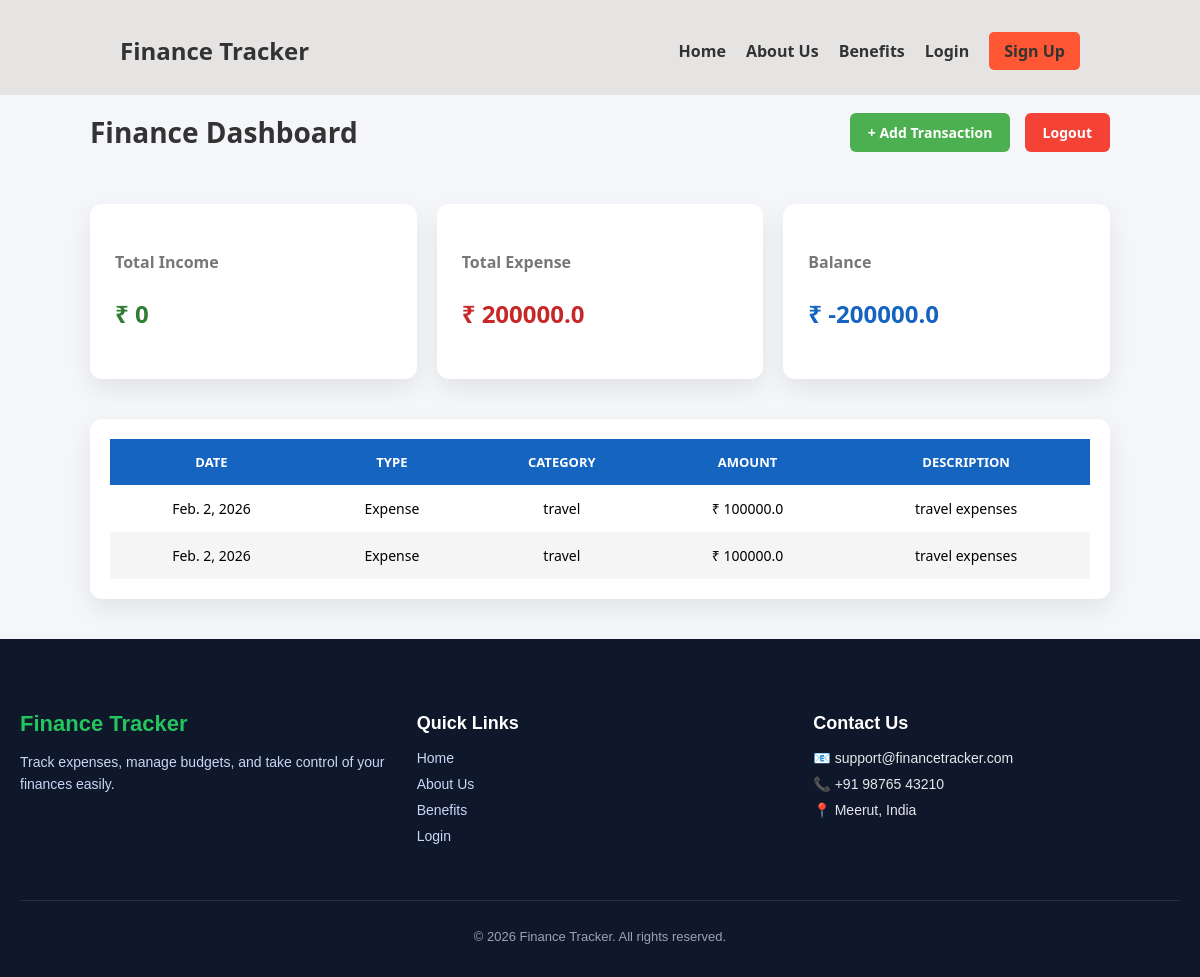
/dashboard/ (signed in), run on the app's committed database.
### tracker/models.py (models this page shows, shortened)
class Transaction(models.Model):
    TRANSACTION_TYPE = (
        ('Income', 'Income'),
        ('Expense', 'Expense'),
    )
    user = models.ForeignKey(User, on_delete=models.CASCADE)
    category = models.ForeignKey(Category, on_delete=models.CASCADE)
    amount = models.FloatField()
    transaction_type = models.CharField(max_length=10, choices=TRANSACTION_TYPE)
    date = models.DateField()
    description = models.TextField(blank=True)

class Category(models.Model):
    name = models.CharField(max_length=100)
    def __str__(self):
        return self.name

### tracker/views.py (the view)
# urls.py: path('dashboard/', views.dashboard, name='dashboard'),
@login_required
def dashboard(request):
    transactions = Transaction.objects.filter(user=request.user)
    income = sum(t.amount for t in transactions if t.transaction_type == 'Income')
    expense = sum(t.amount for t in transactions if t.transaction_type == 'Expense')
    balance = income - expense
    return render(request, 'dashboard.html', {
        'transactions': transactions,
        'income': income,
        'expense': expense,
        'balance': balance
    })

### templates/dashboard.html (shortened to what this page needs)
{% extends "base.html" %}
{% block main %}
    <div class="dashboard-container">
    <div class="dashboard-header">
        <h2>Finance Dashboard</h2>
        <div class="dashboard-actions">
            <a href="/add/" class="add-btn">+ Add Transaction</a>
            <a href="/logout/" class="logout-btn">Logout</a>
        </div>
    </div>
    <div class="summary-cards">
        <div class="card">
            <h4>Total Income</h4>
            <p class="income">₹ {{ income }}</p>
        </div>
        <div class="card">
            <h4>Total Expense</h4>
            <p class="expense">₹ {{ expense }}</p>
        </div>
        <div class="card">
            <h4>Balance</h4>
            <p class="balance">₹ {{ balance }}</p>
        </div>
    </div>
    <div class="table-container">
        <table>
            <thead>
                <tr>
                    <th>Date</th>
                    <th>Type</th>
                    <th>Category</th>
                    <th>Amount</th>
                    <th>Description</th>
                </tr>
            </thead>
            <tbody>
                {% for t in transactions %}
                <tr>
                    <td>{{ t.date }}</td>
                    <td>{{ t.transaction_type }}</td>
                    <td>{{ t.category }}</td>
                    <td>₹ {{ t.amount }}</td>
                    <td>{{ t.description }}</td>
                </tr>
                {% empty %}
                <tr>
                    <td colspan="5">No transactions found</td>
                </tr>
                {% endfor %}
            </tbody>
        </table>
    </div>
</div>
{% endblock main %}

### templates/base.html (shortened to what this page needs)
{% load static %}
<!DOCTYPE html>
<html lang="en">
<head>
    <link rel="stylesheet" href="{% static 'css/style.css' %}">
</head>
<body>
    <nav class="navbar">
        <div class="nav-container">
            <div class="logo"><p style="font-size: 24px; font-weight: bold; color: #333;">Finance Tracker</p></div>
            <ul class="nav-menu">
            <li><a href="{% url 'home' %}" class="nav-link">Home</a></li>
            <li><a href="{% url 'about' %}" class="nav-link">About Us</a></li>
            <li><a href="{% url 'benefits' %}" class="nav-link">Benefits</a></li>
            <li><a href="{% url 'login' %}" class="nav-link">Login</a></li>
            <li><a href="{% url 'register' %}" class="nav-link nav-link-btn">Sign Up</a></li>
            </ul>
        </div>
    </nav>
    {% block main %}
    {% endblock main %}
    <footer class="site-footer">
  <div class="footer-container">
    <div class="footer-box">
      <h3>Finance Tracker</h3>
      <p>Track expenses, manage budgets, and take control of your finances easily.</p>
    </div>
    <div class="footer-box">
      <h4>Quick Links</h4>
      <ul>
        <li><a href="{% url 'home' %}">Home</a></li>
        <li><a href="{% url 'about' %}">About Us</a></li>
        <li><a href="{% url 'benefits' %}">Benefits</a></li>
        <li><a href="{% url 'login' %}">Login</a></li>
      </ul>
    </div>
    <div class="footer-box">
      <h4>Contact Us</h4>
      <ul class="contact-list">
        <li>📧 support@financetracker.com</li>
        <li>📞 +91 98765 43210</li>
        <li>📍 Meerut, India</li>
      </ul>
    </div>
  </div>
  <div class="footer-bottom">
    <p>© 2026 Finance Tracker. All rights reserved.</p>
  </div>
</footer>
</body>
</html>

### templates/dashboard.html (style rules this page uses)
body { font-family: 'Segoe UI', Tahoma, Geneva, Verdana, sans-serif; background: #f4f6f9; margin: 0; padding: 0; }
.dashboard-container { width: 85%; margin: 40px auto; margin-top: 90px; }
.dashboard-header { display: flex; justify-content: space-between; align-items: center; margin-bottom: 30px; }
.dashboard-header h2 { font-size: 28px; color: #333; }
.dashboard-actions a { text-decoration: none; margin-left: 10px; padding: 10px 18px; border-radius: 6px; font-size: 14px; font-weight: 600; color: #fff; }
.add-btn { background: #4caf50; }
.logout-btn { background: #f44336; }
.summary-cards { display: grid; grid-template-columns: repeat(3, 1fr); gap: 20px; margin-bottom: 40px; }
.card { background: #fff; padding: 25px; border-radius: 12px; box-shadow: 0 10px 25px rgba(0,0,0,0.08); transition: transform 0.2s; }
.card h4 { color: #777; margin-bottom: 10px; font-size: 16px; }
.card p { font-size: 24px; font-weight: bold; }
.income { color: #2e7d32; }
.expense { color: #c62828; }
.balance { color: #1565c0; }
.table-container { background: #fff; padding: 20px; border-radius: 12px; box-shadow: 0 10px 25px rgba(0,0,0,0.08); }
table { width: 100%; border-collapse: collapse; }
thead { background: #1565c0; color: #fff; }
th, td { padding: 14px; text-align: center; font-size: 14px; }
tr:nth-child(even) { background: #f5f5f5; }
th { text-transform: uppercase; font-size: 13px; }

### data on the page
Transaction: date "Feb. 2, 2026", transaction_type "Expense", category "travel", amount "100000.0", description "travel expenses"
Transaction: date "Feb. 2, 2026", transaction_type "Expense", category "travel", amount "100000.0", description "travel expenses"

### other printed values
{{ income }} "0"
{{ expense }} "200000.0"
{{ balance }} "-200000.0"
